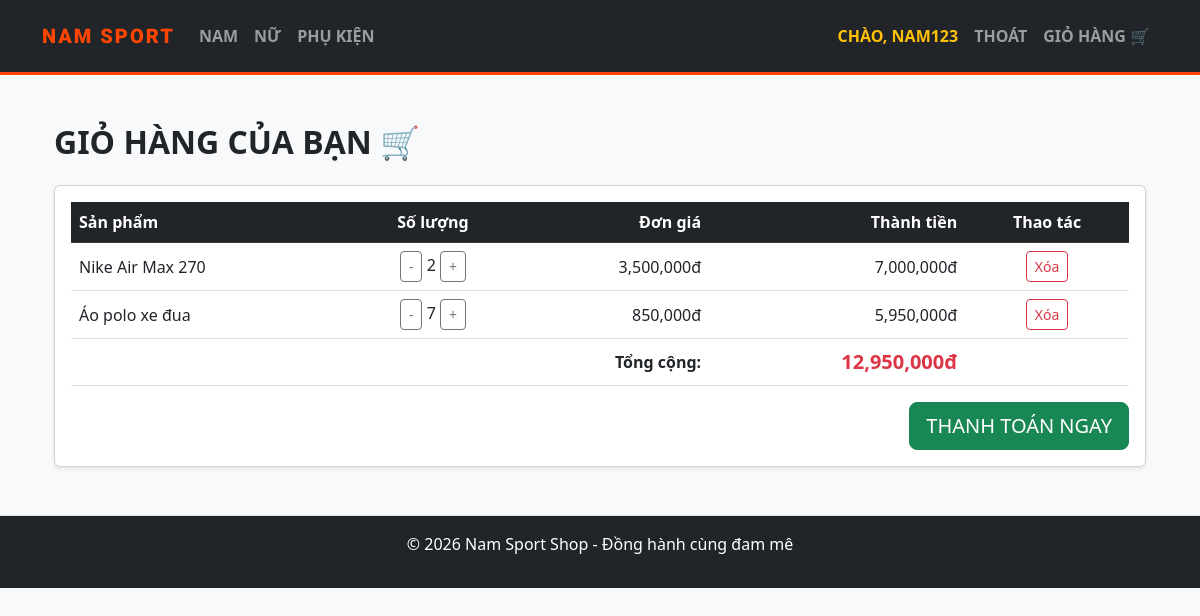
Page /cart (signed in) on the committed database.
### tables this page shows
CREATE TABLE cart (id INTEGER PRIMARY KEY AUTOINCREMENT, user_id INTEGER NOT NULL, product_id INTEGER NOT NULL, quantity INTEGER DEFAULT 1, FOREIGN KEY (user_id) REFERENCES users(id), FOREIGN KEY (product_id) REFERENCES products(id));

CREATE TABLE products (
    id INTEGER PRIMARY KEY AUTOINCREMENT,
    name TEXT NOT NULL,
    category TEXT NOT NULL,  
    gender TEXT,            
    material TEXT,
    color TEXT,
    size TEXT,
    price real NOT NULL,     
    stock_quantity integer DEFAULT 0
, image TEXT, stock INTEGER DEFAULT 10);

### app.py (the view)
@app.route("/cart")
def cart():
    if not session.get("user_id"):
        return redirect("/login")
    cart_items = db.execute("""
        SELECT products.id, products.name, products.price, cart.quantity
        FROM cart
        JOIN products ON cart.product_id = products.id
        WHERE cart.user_id = ?
    """, session["user_id"])
    total = sum(item["price"] * item["quantity"] for item in cart_items)
    return render_template("cart.html", cart_items=cart_items, total=total)

### templates/cart.html (shortened to what this page needs)
{% extends "layout.html" %} {% block main %}
<div class="container mt-5">
  <h2 class="mb-4 text-uppercase fw-bold">Giỏ hàng của bạn 🛒</h2>
  {% if cart_items %}
  <div class="card shadow-sm">
    <div class="card-body">
      <table class="table table-hover align-middle">
        <thead class="table-dark">
          <tr>
            <th>Sản phẩm</th>
            <th class="text-center">Số lượng</th>
            <th class="text-end">Đơn giá</th>
            <th class="text-end">Thành tiền</th>
            <th class="text-center">Thao tác</th>
          </tr>
        </thead>
        <tbody>
          {% for item in cart_items %}
          <tr>
            <td>{{ item.name }}</td>
            <td class="text-center">
              <form action="/cart/update/{{ item.id }}/remove" method="post" style="display: inline">
                <button type="submit" class="btn btn-sm btn-outline-secondary">-</button>
              </form>
              {{ item.quantity }}
              <form action="/cart/update/{{ item.id }}/add" method="post" style="display: inline">
                <button type="submit" class="btn btn-sm btn-outline-secondary">+</button>
              </form>
            </td>
            <td class="text-end">{{ "{:,.0f}".format(item.price) }}đ</td>
            <td class="text-end">
              {{ "{:,.0f}".format(item.price * item.quantity) }}đ
            </td>
            <td class="text-center">
              <form action="/cart/remove" method="post" style="display: inline">
                <button type="submit" class="btn btn-sm btn-outline-danger">
                  Xóa
                </button>
              </form>
            </td>
          </tr>
          {% endfor %}
        </tbody>
        <tfoot>
          <tr>
            <td colspan="3" class="text-end fw-bold">Tổng cộng:</td>
            <td class="text-end text-danger fw-bold fs-5">
              {{ "{:,.0f}".format(total) }}đ
            </td>
            <td></td>
          </tr>
        </tfoot>
      </table>
      <div class="text-end mt-3">
        <form action="/checkout" method="post">
          <button type="submit" class="btn btn-success btn-lg">
            THANH TOÁN NGAY
          </button>
        </form>
      </div>
    </div>
  </div>
  {% else %}
  <div class="alert alert-info text-center">
    Giỏ hàng đang trống. <a href="/">Tiếp tục mua sắm</a>
  </div>
  {% endif %}
</div>
{% endblock %}

### static/style.css (style rules this page uses)
body { font-family: 'Segoe UI', Tahoma, Geneva, Verdana, sans-serif; background-color: #f8f9fa; }
.card { transition: transform 0.3s ease, box-shadow 0.3s ease; cursor: pointer; }

### rows in the picture
cart: name "Nike Air Max 270", quantity "2"
products: price "3,500,000", item.price*item.quantity "7,000,000"
cart: name "Áo polo xe đua", quantity "7"
products: price "850,000", item.price*item.quantity "5,950,000"

### other values in the picture
{{ session.username }} "NAM123"
{{ "{:,.0f}".format(total) }} "12,950,000"
